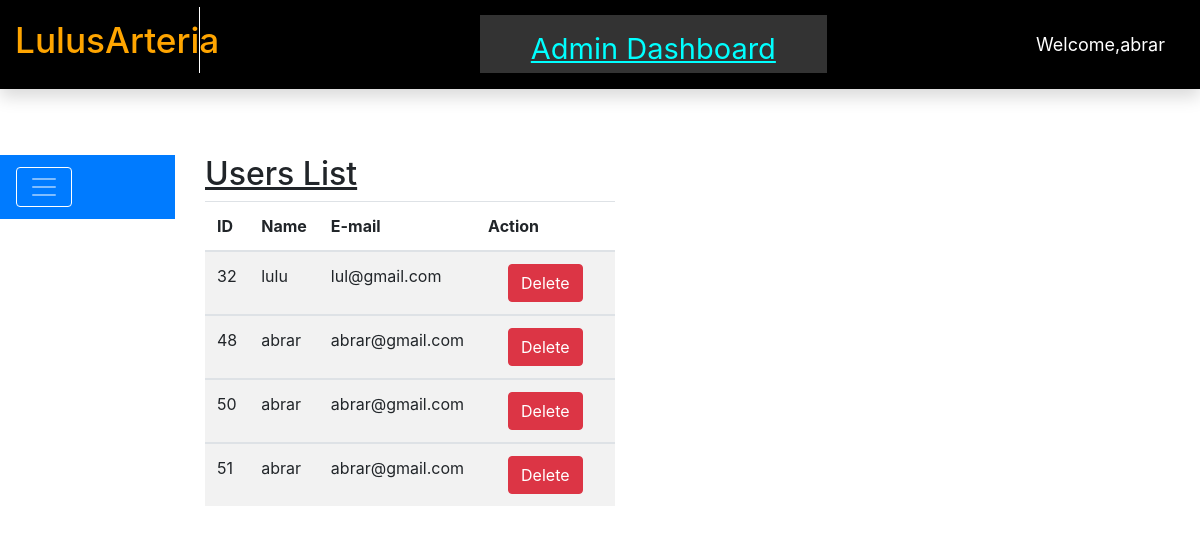
/admin/users.php, run on the app's committed database.
### tables this page shows
CREATE TABLE `userss` (
  `id` int(11) NOT NULL,
  `name` varchar(50) NOT NULL,
  `email` varchar(50) NOT NULL,
  `pass` varchar(50) NOT NULL
);

### admin/users.php (the view, shortened to what this page needs)
<!DOCTYPE HTML>
<html>
<head>
	<link rel="stylesheet" href="https://maxcdn.bootstrapcdn.com/bootstrap/4.5.2/css/bootstrap.min.css">
	<link href="dashboardstyle.css" rel="stylesheet" />
    </head>
<body>
	<nav class="row navbar navbar-dark fixed-top flex-md-nowrap p-0 shadow">
  <h6 class=" col-md-2 mr-0" id="head" >LulusArteria</h6>
  <div class="admin">
  <p class="form-control-dark form-control col-md-8">Admin Dashboard</p>
</div>
 <ul class="navbar-nav px-3 col-md-2">
    <li class="nav-item text-nowrap">
    	<a id="reg">Welcome,abrar</a>
    </li>
  </ul>
</nav>
<div class="row">
			<div class="col-md-2">
		<nav class=" navbar navbar-dark bg-primary">
  <button class="navbar-toggler" type="button" data-toggle="collapse" data-target="#collapsibleNavbar" style="border: 1px solid #ffffff">
    <span class="navbar-toggler-icon" ></span>
  </button>
</nav>
</div>
<div class="col-md-7" style="">
	<h2><u>Users List</u></h2>
  <?php
  include("../connection.php");
  $select="SELECT * FROM `userss`"?>
  <table class="table table-striped table-responsive">
    <thead>
      <tr>
        <th>ID</th>
        <th>Name</th>
        <th>E-mail</th>
        <th >Action</th>
      </tr>
    </thead>
    <?php
    if ($result = mysqli_query($con,$select)) {
    while ($row = mysqli_fetch_assoc($result)) {?>
    <tbody>
      <tr>
        <td><?php echo $row['id']?></td>
        <td><?php echo $row['name']?></td>
        <td><?php echo $row['email']?></td>
        <td ><a href="delete.php?names=<?php echo $row['name'];?>"><button class=" btn btn-danger" type="button" name="deluser" value="deluser" >Delete</button></a></td>
      </tr>
    </tbody>
<?php
  }
}
  ?>
  </div>
</body>
</html>

### admin/dashboardstyle.css (style rules this page uses)
* { margin:0px; border:0px; }
body { margin-top:155px; }
.navbar .form-control { padding: .75rem 1rem; border-width: 0; border-radius: 0; }
.form-control-dark { color: #fff; background-color: rgba(255, 255, 255, .1); border-color: rgba(255, 255, 255, .1); }
h6 { padding-top: .75rem; padding-bottom: .75rem; font-size: 2.2rem; background-color: black; box-shadow: inset -1px 0 0 rgba(0, 0, 0, .25); text-align: center; color:orange; border-right:1px solid white; cursor: pointer; }
p { padding:0.5rem; text-decoration: underline; text-align: center; }
.navbar { padding: .75rem 1rem; border-width: 0; border-radius: 0; background-color: black; margin: auto; }
.admin { margin-top:15px; text-align: center; padding-left: 280px; width: 100%; }
.form-control-dark { color: cyan; font-size: 29px; background-color: rgba(255,255,255,0.2); border-color: transparent; }
.nav-item { color:#fff; }
a { color:#fff; text-align: center; padding:20px; font-size: 18px; }

### data on the page
userss: id "32", name "lulu", email "lul@gmail.com"
userss: id "48", name "abrar", email "abrar@gmail.com"
userss: id "50", name "abrar", email "abrar@gmail.com"
userss: id "51", name "abrar", email "abrar@gmail.com"
